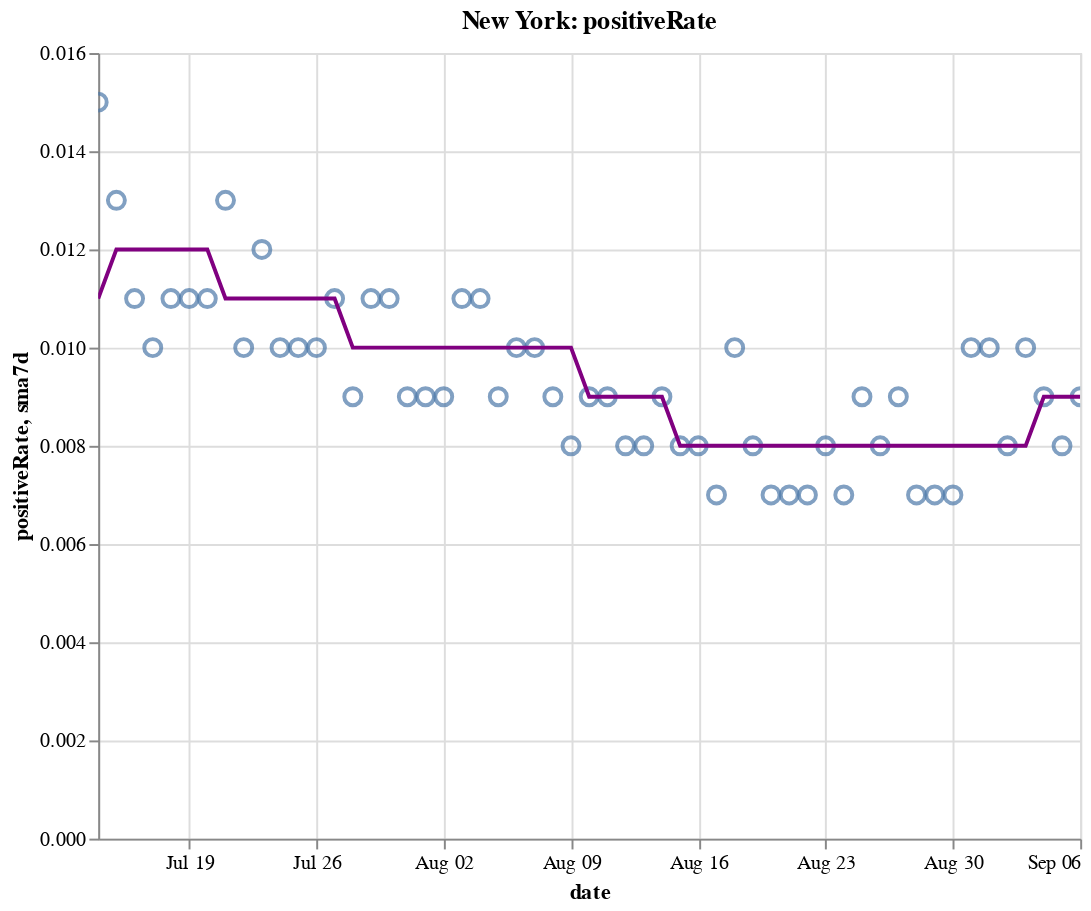

Here is the notebook cell this chart was saved with:
### Code cell
create_plot(ny, 'positiveRate')

### Figure 1 — Vega-Lite specification as saved in the notebook (floating-point values rounded to 4 significant figures)
{"config": {"view": {"continuousWidth": 400, "continuousHeight": 300}}, "layer": [{"layer": [{"mark": {"type": "point", "size": 75}, "encoding": {"tooltip": [{"type": "temporal", "field": "date"}, {"type": "quantitative", "field": "positiveRate"}, {"type": "quantitative", "field": "sma7d"}], "x": {"type": "temporal", "field": "date"}, "y": {"type": "quantitative", "field": "positiveRate"}}, "selection": {"selector010": {"type": "interval", "bind": "scales", "encodings": ["x", "y"]}}}, {"mark": {"type": "line", "color": "purple"}, "encoding": {"x": {"type": "temporal", "field": "date"}, "y": {"type": "quantitative", "field": "sma7d"}}}]}, {"mark": {"type": "rule", "color": "#aaa"}, "encoding": {"x": {"type": "temporal", "field": "date"}}, "transform": [{"filter": {"selection": "selector009"}}]}, {"mark": "circle", "encoding": {"opacity": {"condition": {"value": 1, "selection": "selector009"}, "value": 0}, "tooltip": [{"type": "temporal", "field": "date"}, {"type": "quantitative", "field": "positiveRate"}, {"type": "quantitative", "field": "sma7d"}], "x": {"type": "temporal", "field": "date"}, "y": {"type": "quantitative", "field": "positiveRate"}}, "selection": {"selector009": {"type": "single", "encodings": ["x"], "on": "mouseover", "nearest": true, "empty": "none"}}}, {"mark": {"type": "text", "align": "left", "dx": 5, "dy": -5, "stroke": "white", "strokeWidth": 2}, "encoding": {"text": {"type": "quantitative", "field": "positiveRate"}, "tooltip": [{"type": "temporal", "field": "date"}, {"type": "quantitative", "field": "positiveRate"}, {"type": "quantitative", "field": "sma7d"}], "x": {"type": "temporal", "field": "date"}, "y": {"type": "quantitative", "field": "positiveRate"}}, "transform": [{"filter": {"selection": "selector009"}}]}, {"mark": {"type": "text", "align": "left", "dx": 5, "dy": -5}, "encoding": {"text": {"type": "quantitative", "field": "positiveRate"}, "tooltip": [{"type": "temporal", "field": "date"}, {"type": "quantitative", "field": "positiveRate"}, {"type": "quantitative", "field": "sma7d"}], "x": {"type": "temporal", "field": "date"}, "y": {"type": "quantitative", "field": "positiveRate"}}, "transform": [{"filter": {"selection": "selector009"}}]}], "data": {"name": "data-ae8a6118460376438b500b3b6e6760a2"}, "height": 400, "title": "New York: positiveRate", "width": 500, "$schema": "https://vega.github.io/schema/vega-lite/v4.8.1.json", "datasets": {"data-ae8a6118460376438b500b3b6e6760a2": [{"date": "2020-07-14T00:00:00", "totalTestResultsIncrease": 60040.0, "positiveIncrease": 912.0, "death": 24990.0, "deathIncrease": 5.0, "positiveRate": 0.015, "state": "New York", "sma7d": 0.011}, {"date": "2020-07-15T00:00:00", "totalTestResultsIncrease": 63600.0, "positiveIncrease": 831.0, "death": 25000.0, "deathIncrease": 9.0, "positiveRate": 0.013, "state": "New York", "sma7d": 0.012}, {"date": "2020-07-16T00:00:00", "totalTestResultsIncrease": 72680.0, "positiveIncrease": 769.0, "death": 25010.0, "deathIncrease": 11.0, "positiveRate": 0.011, "state": "New York", "sma7d": 0.012}, {"date": "2020-07-17T00:00:00", "totalTestResultsIncrease": 78240.0, "positiveIncrease": 776.0, "death": 25020.0, "deathIncrease": 10.0, "positiveRate": 0.01, "state": "New York", "sma7d": 0.012}, {"date": "2020-07-18T00:00:00", "totalTestResultsIncrease": 69820.0, "positiveIncrease": 754.0, "death": 25040.0, "deathIncrease": 11.0, "positiveRate": 0.011, "state": "New York", "sma7d": 0.012}, {"date": "2020-07-19T00:00:00", "totalTestResultsIncrease": 46200.0, "positiveIncrease": 502.0, "death": 25050.0, "deathIncrease": 13.0, "positiveRate": 0.011, "state": "New York", "sma7d": 0.012}, {"date": "2020-07-20T00:00:00", "totalTestResultsIncrease": 49340.0, "positiveIncrease": 519.0, "death": 25060.0, "deathIncrease": 8.0, "positiveRate": 0.011, "state": "New York", "sma7d": 0.012}, {"date": "2020-07-21T00:00:00", "totalTestResultsIncrease": 66170.0, "positiveIncrease": 855.0, "death": 25060.0, "deathIncrease": 2.0, "positiveRate": 0.013, "state": "New York", "sma7d": 0.011}, {"date": "2020-07-22T00:00:00", "totalTestResultsIncrease": 67660.0, "positiveIncrease": 705.0, "death": 25070.0, "deathIncrease": 10.0, "positiveRate": 0.01, "state": "New York", "sma7d": 0.011}, {"date": "2020-07-23T00:00:00", "totalTestResultsIncrease": 69700.0, "positiveIncrease": 811.0, "death": 25080.0, "deathIncrease": 13.0, "positiveRate": 0.012, "state": "New York", "sma7d": 0.011}, {"date": "2020-07-24T00:00:00", "totalTestResultsIncrease": 76510.0, "positiveIncrease": 753.0, "death": 25090.0, "deathIncrease": 9.0, "positiveRate": 0.01, "state": "New York", "sma7d": 0.011}, {"date": "2020-07-25T00:00:00", "totalTestResultsIncrease": 71470.0, "positiveIncrease": 750.0, "death": 25100.0, "deathIncrease": 13.0, "positiveRate": 0.01, "state": "New York", "sma7d": 0.011}, {"date": "2020-07-26T00:00:00", "totalTestResultsIncrease": 53570.0, "positiveIncrease": 536.0, "death": 25110.0, "deathIncrease": 3.0, "positiveRate": 0.01, "state": "New York", "sma7d": 0.011}, {"date": "2020-07-27T00:00:00", "totalTestResultsIncrease": 57270.0, "positiveIncrease": 608.0, "death": 25120.0, "deathIncrease": 11.0, "positiveRate": 0.011, "state": "New York", "sma7d": 0.011}, {"date": "2020-07-28T00:00:00", "totalTestResultsIncrease": 57400.0, "positiveIncrease": 534.0, "death": 25130.0, "deathIncrease": 9.0, "positiveRate": 0.009, "state": "New York", "sma7d": 0.01}, {"date": "2020-07-29T00:00:00", "totalTestResultsIncrease": 62280.0, "positiveIncrease": 715.0, "death": 25130.0, "deathIncrease": 6.0, "positiveRate": 0.011, "state": "New York", "sma7d": 0.01}, {"date": "2020-07-30T00:00:00", "totalTestResultsIncrease": 73550.0, "positiveIncrease": 777.0, "death": 25140.0, "deathIncrease": 13.0, "positiveRate": 0.011, "state": "New York", "sma7d": 0.01}, {"date": "2020-07-31T00:00:00", "totalTestResultsIncrease": 68870.0, "positiveIncrease": 644.0, "death": 25150.0, "deathIncrease": 5.0, "positiveRate": 0.009, "state": "New York", "sma7d": 0.01}, {"date": "2020-08-01T00:00:00", "totalTestResultsIncrease": 82740.0, "positiveIncrease": 753.0, "death": 25160.0, "deathIncrease": 14.0, "positiveRate": 0.009, "state": "New York", "sma7d": 0.01}, {"date": "2020-08-02T00:00:00", "totalTestResultsIncrease": 58960.0, "positiveIncrease": 531.0, "death": 25170.0, "deathIncrease": 6.0, "positiveRate": 0.009, "state": "New York", "sma7d": 0.01}, {"date": "2020-08-03T00:00:00", "totalTestResultsIncrease": 51840.0, "positiveIncrease": 545.0, "death": 25170.0, "deathIncrease": 2.0, "positiveRate": 0.011, "state": "New York", "sma7d": 0.01}, {"date": "2020-08-04T00:00:00", "totalTestResultsIncrease": 70990.0, "positiveIncrease": 746.0, "death": 25180.0, "deathIncrease": 3.0, "positiveRate": 0.011, "state": "New York", "sma7d": 0.01}, {"date": "2020-08-05T00:00:00", "totalTestResultsIncrease": 72670.0, "positiveIncrease": 636.0, "death": 25180.0, "deathIncrease": 4.0, "positiveRate": 0.009, "state": "New York", "sma7d": 0.01}, {"date": "2020-08-06T00:00:00", "totalTestResultsIncrease": 72370.0, "positiveIncrease": 703.0, "death": 25180.0, "deathIncrease": 6.0, "positiveRate": 0.01, "state": "New York", "sma7d": 0.01}, {"date": "2020-08-07T00:00:00", "totalTestResultsIncrease": 70170.0, "positiveIncrease": 714.0, "death": 25190.0, "deathIncrease": 5.0, "positiveRate": 0.01, "state": "New York", "sma7d": 0.01}, {"date": "2020-08-08T00:00:00", "totalTestResultsIncrease": 74860.0, "positiveIncrease": 703.0, "death": 25200.0, "deathIncrease": 5.0, "positiveRate": 0.009, "state": "New York", "sma7d": 0.01}, {"date": "2020-08-09T00:00:00", "totalTestResultsIncrease": 65810.0, "positiveIncrease": 515.0, "death": 25200.0, "deathIncrease": 7.0, "positiveRate": 0.008, "state": "New York", "sma7d": 0.01}, {"date": "2020-08-10T00:00:00", "totalTestResultsIncrease": 54000.0, "positiveIncrease": 476.0, "death": 25200.0, "deathIncrease": 2.0, "positiveRate": 0.009, "state": "New York", "sma7d": 0.009}, {"date": "2020-08-11T00:00:00", "totalTestResultsIncrease": 77060.0, "positiveIncrease": 667.0, "death": 25210.0, "deathIncrease": 7.0, "positiveRate": 0.009, "state": "New York", "sma7d": 0.009}, {"date": "2020-08-12T00:00:00", "totalTestResultsIncrease": 87780.0, "positiveIncrease": 700.0, "death": 25220.0, "deathIncrease": 7.0, "positiveRate": 0.008, "state": "New York", "sma7d": 0.009}, {"date": "2020-08-13T00:00:00", "totalTestResultsIncrease": 87900.0, "positiveIncrease": 737.0, "death": 25230.0, "deathIncrease": 10.0, "positiveRate": 0.008, "state": "New York", "sma7d": 0.009}, {"date": "2020-08-14T00:00:00", "totalTestResultsIncrease": 85460.0, "positiveIncrease": 727.0, "death": 25230.0, "deathIncrease": 4.0, "positiveRate": 0.009, "state": "New York", "sma7d": 0.009}, {"date": "2020-08-15T00:00:00", "totalTestResultsIncrease": 88670.0, "positiveIncrease": 734.0, "death": 25240.0, "deathIncrease": 12.0, "positiveRate": 0.008, "state": "New York", "sma7d": 0.008}, {"date": "2020-08-16T00:00:00", "totalTestResultsIncrease": 77690.0, "positiveIncrease": 607.0, "death": 25250.0, "deathIncrease": 6.0, "positiveRate": 0.008, "state": "New York", "sma7d": 0.008}, {"date": "2020-08-17T00:00:00", "totalTestResultsIncrease": 56890.0, "positiveIncrease": 408.0, "death": 25260.0, "deathIncrease": 6.0, "positiveRate": 0.007, "state": "New York", "sma7d": 0.008}, {"date": "2020-08-18T00:00:00", "totalTestResultsIncrease": 66890.0, "positiveIncrease": 655.0, "death": 25260.0, "deathIncrease": 8.0, "positiveRate": 0.01, "state": "New York", "sma7d": 0.008}, {"date": "2020-08-19T00:00:00", "totalTestResultsIncrease": 80420.0, "positiveIncrease": 631.0, "death": 25270.0, "deathIncrease": 6.0, "positiveRate": 0.008, "state": "New York", "sma7d": 0.008}, {"date": "2020-08-20T00:00:00", "totalTestResultsIncrease": 80980.0, "positiveIncrease": 601.0, "death": 25280.0, "deathIncrease": 5.0, "positiveRate": 0.007, "state": "New York", "sma7d": 0.008}, {"date": "2020-08-21T00:00:00", "totalTestResultsIncrease": 98880.0, "positiveIncrease": 709.0, "death": 25280.0, "deathIncrease": 3.0, "positiveRate": 0.007, "state": "New York", "sma7d": 0.008}, {"date": "2020-08-22T00:00:00", "totalTestResultsIncrease": 94850.0, "positiveIncrease": 653.0, "death": 25280.0, "deathIncrease": 4.0, "positiveRate": 0.007, "state": "New York", "sma7d": 0.008}, {"date": "2020-08-23T00:00:00", "totalTestResultsIncrease": 74040.0, "positiveIncrease": 572.0, "death": 25290.0, "deathIncrease": 6.0, "positiveRate": 0.008, "state": "New York", "sma7d": 0.008}, {"date": "2020-08-24T00:00:00", "totalTestResultsIncrease": 62030.0, "positiveIncrease": 408.0, "death": 25300.0, "deathIncrease": 7.0, "positiveRate": 0.007, "state": "New York", "sma7d": 0.008}, {"date": "2020-08-25T00:00:00", "totalTestResultsIncrease": 67260.0, "positiveIncrease": 629.0, "death": 25300.0, "deathIncrease": 2.0, "positiveRate": 0.009, "state": "New York", "sma7d": 0.008}, {"date": "2020-08-26T00:00:00", "totalTestResultsIncrease": 71190.0, "positiveIncrease": 566.0, "death": 25300.0, "deathIncrease": 8.0, "positiveRate": 0.008, "state": "New York", "sma7d": 0.008}, {"date": "2020-08-27T00:00:00", "totalTestResultsIncrease": 83440.0, "positiveIncrease": 791.0, "death": 25310.0, "deathIncrease": 4.0, "positiveRate": 0.009, "state": "New York", "sma7d": 0.008}, {"date": "2020-08-28T00:00:00", "totalTestResultsIncrease": 97830.0, "positiveIncrease": 636.0, "death": 25310.0, "deathIncrease": 3.0, "positiveRate": 0.007, "state": "New York", "sma7d": 0.008}, {"date": "2020-08-29T00:00:00", "totalTestResultsIncrease": 93870.0, "positiveIncrease": 635.0, "death": 25320.0, "deathIncrease": 7.0, "positiveRate": 0.007, "state": "New York", "sma7d": 0.008}, {"date": "2020-08-30T00:00:00", "totalTestResultsIncrease": 100000.0, "positiveIncrease": 698.0, "death": 25330.0, "deathIncrease": 8.0, "positiveRate": 0.007, "state": "New York", "sma7d": 0.008}, {"date": "2020-08-31T00:00:00", "totalTestResultsIncrease": 66240.0, "positiveIncrease": 656.0, "death": 25330.0, "deathIncrease": 1.0, "positiveRate": 0.01, "state": "New York", "sma7d": 0.008}, {"date": "2020-09-01T00:00:00", "totalTestResultsIncrease": 77000.0, "positiveIncrease": 754.0, "death": 25330.0, "deathIncrease": 3.0, "positiveRate": 0.01, "state": "New York", "sma7d": 0.008}, {"date": "2020-09-02T00:00:00", "totalTestResultsIncrease": 88450.0, "positiveIncrease": 708.0, "death": 25340.0, "deathIncrease": 5.0, "positiveRate": 0.008, "state": "New York", "sma7d": 0.008}, {"date": "2020-09-03T00:00:00", "totalTestResultsIncrease": 88980.0, "positiveIncrease": 889.0, "death": 25340.0, "deathIncrease": 7.0, "positiveRate": 0.01, "state": "New York", "sma7d": 0.008}, {"date": "2020-09-04T00:00:00", "totalTestResultsIncrease": 93400.0, "positiveIncrease": 864.0, "death": 25350.0, "deathIncrease": 5.0, "positiveRate": 0.009, "state": "New York", "sma7d": 0.009}, {"date": "2020-09-05T00:00:00", "totalTestResultsIncrease": 99760.0, "positiveIncrease": 801.0, "death": 25350.0, "deathIncrease": 2.0, "positiveRate": 0.008, "state": "New York", "sma7d": 0.009}, {"date": "2020-09-06T00:00:00", "totalTestResultsIncrease": 85630.0, "positiveIncrease": 729.0, "death": 25360.0, "deathIncrease": 9.0, "positiveRate": 0.009, "state": "New York", "sma7d": 0.009}]}}
